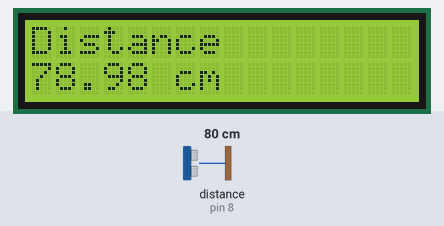
Simulated run of this sketch. Board: Arduino Uno, built with avr-gcc and run on an emulated ATmega328P. Parts: 16×2 character LCD. Wiring (inferred from the names in the program): ultrasonic range finder: trigger pin 9; echo pin 8. The inputs (shaded band) are chosen by the test bench; at power-on: distance to the obstacle (sensor on pin 8) 80 cm. The echo pulse lasts 58.3 µs per cm.

Above: at 1.2 s.
1.3 s: distance to the obstacle (sensor on pin 8) set to 2 cm
At 2.9 s:
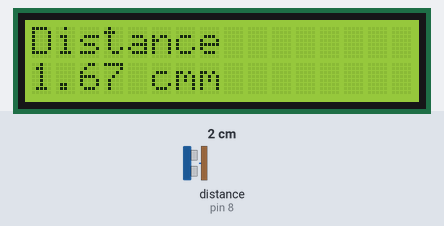
4.4 s: distance to the obstacle (sensor on pin 8) set to 60 cm
At 5.6 s:
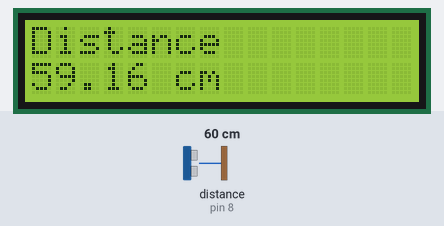
6.2 s: distance to the obstacle (sensor on pin 8) set to 9 cm
At 8.5 s:
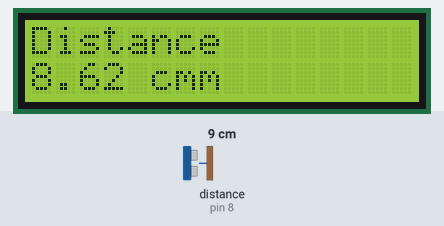
Timing chart, 0 to 10.0 s (numbered marks = the images above; inputs shaded):
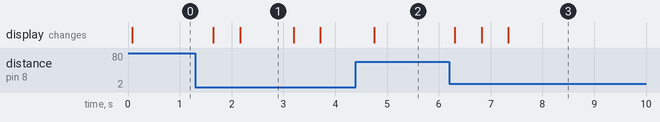

The sketch:

sensor_and_display.ino
```cpp
#include <LiquidCrystal_I2C.h>

LiquidCrystal_I2C lcd(0x27, 16, 2);
int trigPin = 9;
int echoPin = 8;
float duration_us, distance_cm;

void setup() {
  if (!i2CAddrTest(0x27)) {
    lcd = LiquidCrystal_I2C(0x3F, 16, 2);
  }
  lcd.init();
  lcd.backlight();
  pinMode(trigPin, OUTPUT);
  pinMode(echoPin, INPUT);
}

void loop() {
  digitalWrite(trigPin, HIGH);
  delayMicroseconds(10);
  digitalWrite(trigPin, LOW);
  duration_us = pulseIn(echoPin, HIGH);
  distance_cm = 0.017 * duration_us;
  lcd.setCursor(0, 0);
  lcd.print("Distance");
  lcd.setCursor(0, 1);
  lcd.print(distance_cm);
  lcd.print(" cm");
  delay(500);
}

bool i2CAddrTest(uint8_t addr) {
  Wire.begin();
  Wire.beginTransmission(addr);
  if (Wire.endTransmission() == 0) {
    return true;
  }
  return false;
}
```

Measured:
- after the input at 1.3 s, the display: first changes after 0.35 s (image 1 shows a later state)
- after the input at 4.4 s, the display: changes after 0.35 s (image 2)
- after the input at 6.2 s, the display: changes after 0.11 s (image 3)
- what the display in image 1 shows lasts 1.0 s, from 2.2 s to 3.2 s
